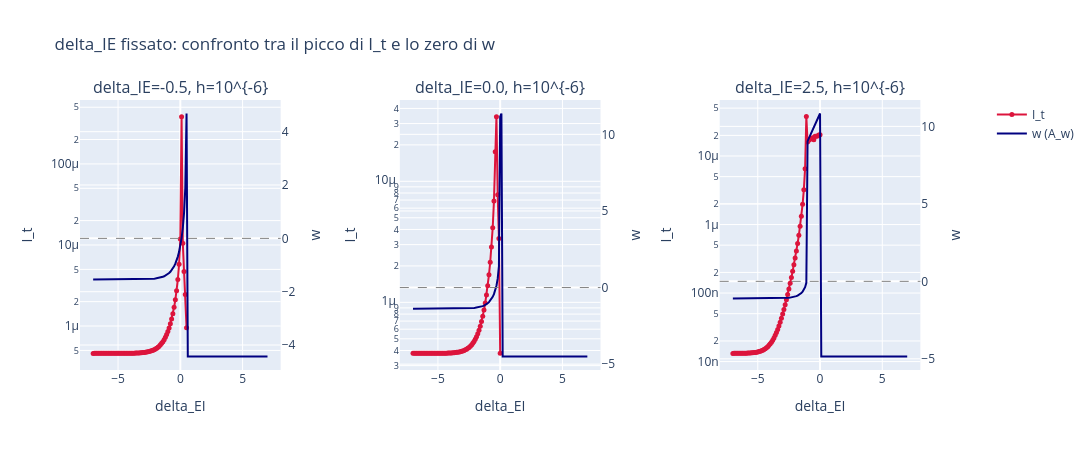

This figure's notebook cell:
### Code cell
# ============================================================
# VERIFICA: lo zero di A_w coincide con il picco di I_t? (delta_IE fissato)
# ============================================================

targets_check_die = [-0.5, 0.0, 2.5]
h_check_die = list(data_all.keys())[0]
data_chk_die = data_all[h_check_die]

fig_w_check_die = make_subplots(
    rows=1, cols=len(targets_check_die),
    subplot_titles=[f"delta_IE={t}, h={h_check_die}" for t in targets_check_die],
    specs=[[{"secondary_y": True}] * len(targets_check_die)],
)

for col, target in enumerate(targets_check_die, start=1):
    j = int(np.argmin(np.abs(data_chk_die["delta_IE"] - target)))
    dei_line = data_chk_die["delta_EI"]
    w_line = data_chk_die["A_w"][:, j]
    order = np.argsort(dei_line)

    res = results_die[h_check_die][target]
    var_vals = res["var_vals"]
    I_vals = res["I"].copy()
    I_vals[(I_vals <= 0) | (~np.isfinite(I_vals))] = np.nan
    order_I = np.argsort(var_vals)

    fig_w_check_die.add_trace(
        go.Scatter(x=var_vals[order_I], y=I_vals[order_I], mode="markers+lines",
                   marker=dict(color="crimson", size=5), line=dict(color="crimson"),
                   name="I_t", showlegend=(col == 1),
                   hovertemplate="delta_EI=%{x:.3g}<br>I_t=%{y:.4g}<extra></extra>"),
        row=1, col=col, secondary_y=False,
    )
    fig_w_check_die.add_trace(
        go.Scatter(x=dei_line[order], y=w_line[order], mode="lines", line=dict(color="navy"),
                   name="w (A_w)", showlegend=(col == 1),
                   hovertemplate="delta_EI=%{x:.3g}<br>w=%{y:.4g}<extra></extra>"),
        row=1, col=col, secondary_y=True,
    )
    fig_w_check_die.add_hline(y=0, line=dict(color="gray", dash="dash", width=1), row=1, col=col, secondary_y=True)
    fig_w_check_die.update_xaxes(title_text="delta_EI", row=1, col=col)
    fig_w_check_die.update_yaxes(title_text="I_t", type="log", row=1, col=col, secondary_y=False)
    fig_w_check_die.update_yaxes(title_text="w", row=1, col=col, secondary_y=True)

fig_w_check_die.update_layout(title="delta_IE fissato: confronto tra il picco di I_t e lo zero di w",
                              height=450, width=1150)
fig_w_check_die.show()

print("Stesso controllo della cella precedente, ripetuto per le linee a delta_IE fissato:")
print("se il picco rosso e l'incrocio della curva blu coincidono, e' lo stesso meccanismo (w=0).")

### Figure 1 — Plotly figure (JSON) as saved in the notebook; plotly's stock layout.template omitted (floating-point values rounded to 4 significant figures; data arrays with more than 128 entries replaced by an {"elided": "..."} marker saying what was removed)
{"data": [{"hovertemplate": "delta_EI=%{x:.3g}<br>I_t=%{y:.4g}<extra></extra>", "line": {"color": "crimson"}, "marker": {"color": "crimson", "size": 5}, "mode": "markers+lines", "name": "I_t", "showlegend": true, "type": "scatter", "x": {"elided": "141 float values"}, "xaxis": "x", "y": {"elided": "141 float values"}, "yaxis": "y"}, {"hovertemplate": "delta_EI=%{x:.3g}<br>w=%{y:.4g}<extra></extra>", "line": {"color": "navy"}, "mode": "lines", "name": "w (A_w)", "showlegend": true, "type": "scatter", "x": {"elided": "141 float values"}, "xaxis": "x", "y": {"elided": "141 float values"}, "yaxis": "y2"}, {"hovertemplate": "delta_EI=%{x:.3g}<br>I_t=%{y:.4g}<extra></extra>", "line": {"color": "crimson"}, "marker": {"color": "crimson", "size": 5}, "mode": "markers+lines", "name": "I_t", "showlegend": false, "type": "scatter", "x": {"elided": "141 float values"}, "xaxis": "x2", "y": {"elided": "141 float values"}, "yaxis": "y3"}, {"hovertemplate": "delta_EI=%{x:.3g}<br>w=%{y:.4g}<extra></extra>", "line": {"color": "navy"}, "mode": "lines", "name": "w (A_w)", "showlegend": false, "type": "scatter", "x": {"elided": "141 float values"}, "xaxis": "x2", "y": {"elided": "141 float values"}, "yaxis": "y4"}, {"hovertemplate": "delta_EI=%{x:.3g}<br>I_t=%{y:.4g}<extra></extra>", "line": {"color": "crimson"}, "marker": {"color": "crimson", "size": 5}, "mode": "markers+lines", "name": "I_t", "showlegend": false, "type": "scatter", "x": {"elided": "141 float values"}, "xaxis": "x3", "y": {"elided": "141 float values"}, "yaxis": "y5"}, {"hovertemplate": "delta_EI=%{x:.3g}<br>w=%{y:.4g}<extra></extra>", "line": {"color": "navy"}, "mode": "lines", "name": "w (A_w)", "showlegend": false, "type": "scatter", "x": {"elided": "141 float values"}, "xaxis": "x3", "y": {"elided": "141 float values"}, "yaxis": "y6"}], "layout": {"annotations": [{"font": {"size": 16}, "showarrow": false, "text": "delta_IE=-0.5, h=10^{-6}", "x": 0.1122, "xanchor": "center", "xref": "paper", "y": 1, "yanchor": "bottom", "yref": "paper"}, {"font": {"size": 16}, "showarrow": false, "text": "delta_IE=0.0, h=10^{-6}", "x": 0.47, "xanchor": "center", "xref": "paper", "y": 1, "yanchor": "bottom", "yref": "paper"}, {"font": {"size": 16}, "showarrow": false, "text": "delta_IE=2.5, h=10^{-6}", "x": 0.8278, "xanchor": "center", "xref": "paper", "y": 1, "yanchor": "bottom", "yref": "paper"}], "height": 450, "shapes": [{"line": {"color": "gray", "dash": "dash", "width": 1}, "type": "line", "x0": 0, "x1": 1, "xref": "x domain", "y0": 0, "y1": 0, "yref": "y2"}, {"line": {"color": "gray", "dash": "dash", "width": 1}, "type": "line", "x0": 0, "x1": 1, "xref": "x2 domain", "y0": 0, "y1": 0, "yref": "y4"}, {"line": {"color": "gray", "dash": "dash", "width": 1}, "type": "line", "x0": 0, "x1": 1, "xref": "x3 domain", "y0": 0, "y1": 0, "yref": "y6"}], "title": {"text": "delta_IE fissato: confronto tra il picco di I_t e lo zero di w"}, "width": 1150, "xaxis": {"anchor": "y", "domain": [0, 0.2244], "title": {"text": "delta_EI"}}, "xaxis2": {"anchor": "y3", "domain": [0.3578, 0.5822], "title": {"text": "delta_EI"}}, "xaxis3": {"anchor": "y5", "domain": [0.7156, 0.94], "title": {"text": "delta_EI"}}, "yaxis": {"anchor": "x", "domain": [0, 1], "title": {"text": "I_t"}, "type": "log"}, "yaxis2": {"anchor": "x", "overlaying": "y", "side": "right", "title": {"text": "w"}}, "yaxis3": {"anchor": "x2", "domain": [0, 1], "title": {"text": "I_t"}, "type": "log"}, "yaxis4": {"anchor": "x2", "overlaying": "y3", "side": "right", "title": {"text": "w"}}, "yaxis5": {"anchor": "x3", "domain": [0, 1], "title": {"text": "I_t"}, "type": "log"}, "yaxis6": {"anchor": "x3", "overlaying": "y5", "side": "right", "title": {"text": "w"}}}}
